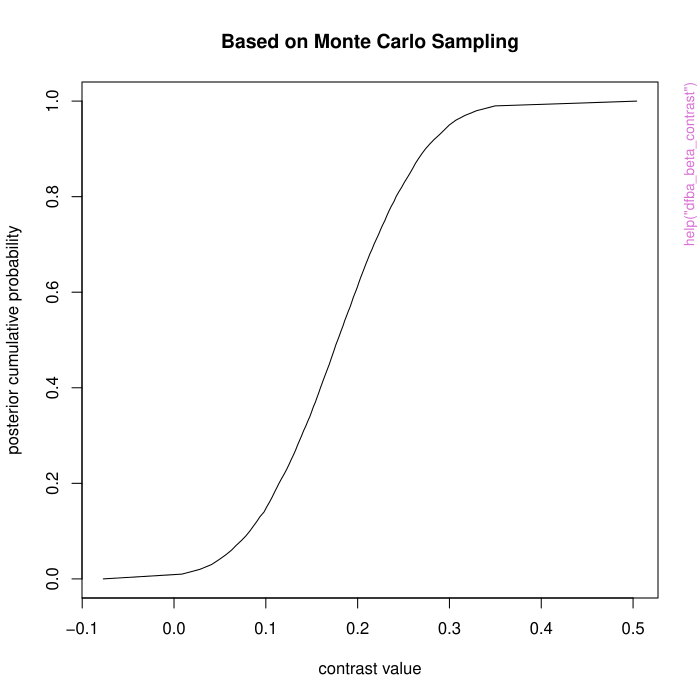

R code for this plot:
pkgname <- "DFBA"
source(file.path(R.home("share"), "R", "examples-header.R"))
options(warn = 1)
base::assign(".ExTimings", "DFBA-Ex.timings", pos = 'CheckExEnv')
base::cat("name\tuser\tsystem\telapsed\n", file=base::get(".ExTimings", pos = 'CheckExEnv'))
base::assign(".format_ptime",
function(x) {
  if(!is.na(x[4L])) x[1L] <- x[1L] + x[4L]
  if(!is.na(x[5L])) x[2L] <- x[2L] + x[5L]
  options(OutDec = '.')
  format(x[1L:3L], digits = 7L)
},
pos = 'CheckExEnv')

### * </HEADER>
library('DFBA')

base::assign(".oldSearch", base::search(), pos = 'CheckExEnv')
base::assign(".old_wd", base::getwd(), pos = 'CheckExEnv')
cleanEx()
nameEx("dfba_bayes_vs_t_power")
### * dfba_bayes_vs_t_power

flush(stderr()); flush(stdout())

base::assign(".ptime", proc.time(), pos = "CheckExEnv")
### Name: dfba_bayes_vs_t_power
### Title: Simulated Distribution-Free Bayesian Power and _t_ Power
### Aliases: dfba_bayes_vs_t_power

### ** Examples


# Examples for two data sets sampled from standard normal distributions with
# no blocking effect

dfba_bayes_vs_t_power(n_min = 40,
                      delta = .45,
                      model = "normal",
                      design = "paired")

dfba_bayes_vs_t_power(n_min = 40,
                      delta = .45,
                      model = "normal",
                      design = "independent")

# Examples with Weibull-distributed variates with no blocking effect

dfba_bayes_vs_t_power(n_min = 50,
                      delta = .45,
                      model = "weibull",
                      design ="paired")

dfba_bayes_vs_t_power(n_min = 50,
                      delta = .45,
                      model = "weibull",
                      design = "independent")

# Examples with Weibull-distributed variates with a blocking effect

dfba_bayes_vs_t_power(n_min = 50,
                      delta = .45,
                      model = "weibull",
                      design = "independent",
                      shape1 = .8,
                      shape2 = .8,
                      block.max = 2.3)

dfba_bayes_vs_t_power(n_min = 50,
                      delta = .45,
                      model = "weibull",
                      design = "paired",
                      shape1 = .8,
                      shape2 = .8,
                      block.max = 2.3)




base::assign(".dptime", (proc.time() - get(".ptime", pos = "CheckExEnv")), pos = "CheckExEnv")
base::cat("dfba_bayes_vs_t_power", base::get(".format_ptime", pos = 'CheckExEnv')(get(".dptime", pos = "CheckExEnv")), "\n", file=base::get(".ExTimings", pos = 'CheckExEnv'), append=TRUE, sep="\t")
cleanEx()
nameEx("dfba_beta_bayes_factor")
### * dfba_beta_bayes_factor

flush(stderr()); flush(stdout())

base::assign(".ptime", proc.time(), pos = "CheckExEnv")
### Name: dfba_beta_bayes_factor
### Title: Bayes Factor for Posterior Beta Distribution
### Aliases: dfba_beta_bayes_factor

### ** Examples

## Examples with the default uniform prior
dfba_beta_bayes_factor(a = 17,
                       b = 5,
                       method = "interval",
                       H0 = c(0, .5)
                       )
dfba_beta_bayes_factor(a = 377,
                       b = 123,
                       method = "point",
                       H0 = .75)

# An example with the Jeffreys prior
dfba_beta_bayes_factor(a = 377,
                       b = 123,
                       method = "point",
                       H0 = .75,
                       a0 = .5,
                       b0 = .5
                       )


dfba_beta_bayes_factor(a = 273,
                       b = 278,
                       method = "interval",
                       H0 = c(.4975,
                              .5025)
                       )




base::assign(".dptime", (proc.time() - get(".ptime", pos = "CheckExEnv")), pos = "CheckExEnv")
base::cat("dfba_beta_bayes_factor", base::get(".format_ptime", pos = 'CheckExEnv')(get(".dptime", pos = "CheckExEnv")), "\n", file=base::get(".ExTimings", pos = 'CheckExEnv'), append=TRUE, sep="\t")
cleanEx()
nameEx("dfba_beta_contrast")
### * dfba_beta_contrast

flush(stderr()); flush(stdout())

base::assign(".ptime", proc.time(), pos = "CheckExEnv")
### Name: dfba_beta_contrast
### Title: Bayesian Contrasts
### Aliases: dfba_beta_contrast

### ** Examples

## Suppose there are four conditions from a factorial design
# where the conditions labels are A1B1, A2B1, A1B2, and A2B2
# where the frequencies for success for the binomial variate are:
n1_vec <- c(22, 15, 13, 21)
# and the frequencies for failures per condition are:
n2_vec <- c(18, 25, 27, 19)
# Let us test the following three orthogonal contrasts
contrast.B1vsB2 <- c(.5, .5, -.5, -.5)
contrast.A1vsA2 <- c(.5, -.5, .5, -.5)
contrast.ABinter <- c(.5, -.5, -.5, .5)

dfba_beta_contrast(n1_vec = n1_vec,
                   n2_vec = n2_vec,
                   contrast_vec = contrast.B1vsB2)

dfba_beta_contrast(n1_vec,
                   n2_vec,
                   contrast_vec = contrast.A1vsA2)

dfba_beta_contrast(n1_vec,
                   n2_vec,
                   contrast_vec = contrast.ABinter)

# Plot the cumulative distribution for AB interaction
testABinteraction<-dfba_beta_contrast(n1_vec,
                                      n2_vec,
                                      contrast_vec = contrast.ABinter)
plot(testABinteraction)



base::assign(".dptime", (proc.time() - get(".ptime", pos = "CheckExEnv")), pos = "CheckExEnv")
base::cat("dfba_beta_contrast", base::get(".format_ptime", pos = 'CheckExEnv')(get(".dptime", pos = "CheckExEnv")), "\n", file=base::get(".ExTimings", pos = 'CheckExEnv'), append=TRUE, sep="\t")
cleanEx()
nameEx("dfba_beta_descriptive")
### * dfba_beta_descriptive

flush(stderr()); flush(stdout())

base::assign(".ptime", proc.time(), pos = "CheckExEnv")
### Name: dfba_beta_descriptive
### Title: Descriptive Statistics for a Beta Distribution
### Aliases: dfba_beta_descriptive

### ** Examples


dfba_beta_descriptive(a = 38,
                      b = 55)

dfba_beta_descriptive(38,
                      55,
                      prob_interval=.99)




base::assign(".dptime", (proc.time() - get(".ptime", pos = "CheckExEnv")), pos = "CheckExEnv")
base::cat("dfba_beta_descriptive", base::get(".format_ptime", pos = 'CheckExEnv')(get(".dptime", pos = "CheckExEnv")), "\n", file=base::get(".ExTimings", pos = 'CheckExEnv'), append=TRUE, sep="\t")
cleanEx()
nameEx("dfba_binomial")
### * dfba_binomial

flush(stderr()); flush(stdout())

base::assign(".ptime", proc.time(), pos = "CheckExEnv")
### Name: dfba_binomial
### Title: Bayesian Binomial Rate Parameter Inference
### Aliases: dfba_binomial

### ** Examples

# Example using defaults of a uniform prior and 95% interval estimates
dfba_binomial(n1 = 16,
              n2 = 2)

 # Example with the Jeffreys prior and 99% interval estimates
dfba_binomial(n1 = 16,
              n2 = 2,
              a0 = .5,
              b0 = .5,
              prob_interval = .99)




base::assign(".dptime", (proc.time() - get(".ptime", pos = "CheckExEnv")), pos = "CheckExEnv")
base::cat("dfba_binomial", base::get(".format_ptime", pos = 'CheckExEnv')(get(".dptime", pos = "CheckExEnv")), "\n", file=base::get(".ExTimings", pos = 'CheckExEnv'), append=TRUE, sep="\t")
cleanEx()
nameEx("dfba_bivariate_concordance")
### * dfba_bivariate_concordance

flush(stderr()); flush(stdout())

base::assign(".ptime", proc.time(), pos = "CheckExEnv")
### Name: dfba_bivariate_concordance
### Title: Bayesian Distribution-Free Correlation and Concordance
### Aliases: dfba_bivariate_concordance

### ** Examples

## Example from the 1961 study by Clark, Vandenberg, and Proctor of twins in
## Human Biology 33, 163-180.

maletwin1<-c(45, 40, 48, 42, 45, 44, 40, 37, 27, 45, 51, 44, 44, 29, 27, 48,
             33, 39, 47, 54, 32)

maletwin2<-c(37, 41, 50, 46, 31, 39, 37, 42, 27, 48, 49, 52, 27, 36, 29, 44,
             44, 43, 34, 48, 33)

dfba_bivariate_concordance(x = maletwin1,
         y = maletwin2)

## A goodness-of-fit example for a hypothetical case of fitting data in a
## yobs vector with prediction model

p = seq(.05,.95,.05)
ypred= 17.332 - (50.261*p) + (48.308*p^2)

# Note the coefficients in the ypred equation were found first via a
# polynomial regression

yobs<-c(19.805, 10.105, 9.396, 8.219, 6.110, 4.543, 5.864, 4.861, 6.136,
         5.789,  5.443, 5.548, 4.746, 6.484, 6.185, 6.202, 9.804, 9.332,
         14.408)

dfba_bivariate_concordance(x = yobs,
         y = ypred,
         fitting.parameters = 3)




base::assign(".dptime", (proc.time() - get(".ptime", pos = "CheckExEnv")), pos = "CheckExEnv")
base::cat("dfba_bivariate_concordance", base::get(".format_ptime", pos = 'CheckExEnv')(get(".dptime", pos = "CheckExEnv")), "\n", file=base::get(".ExTimings", pos = 'CheckExEnv'), append=TRUE, sep="\t")
cleanEx()
nameEx("dfba_gamma")
### * dfba_gamma

flush(stderr()); flush(stdout())

base::assign(".ptime", proc.time(), pos = "CheckExEnv")
### Name: dfba_gamma
### Title: Goodman-Kruskal Gamma
### Aliases: dfba_gamma

### ** Examples

# Example with matrix input
N <- matrix(c(38, 4, 5, 0, 6, 40, 1, 2, 4, 8, 20, 30),
            ncol = 4,
            byrow = TRUE)
colnames(N) <- c('C1', 'C2', 'C3', 'C4')
rownames(N) <- c('R1', 'R2', 'R3')
dfba_gamma(N)

# Sample problem with table input
T <- as.table(N)
dfba_gamma(T)



base::assign(".dptime", (proc.time() - get(".ptime", pos = "CheckExEnv")), pos = "CheckExEnv")
base::cat("dfba_gamma", base::get(".format_ptime", pos = 'CheckExEnv')(get(".dptime", pos = "CheckExEnv")), "\n", file=base::get(".ExTimings", pos = 'CheckExEnv'), append=TRUE, sep="\t")
cleanEx()
nameEx("dfba_mann_whitney")
### * dfba_mann_whitney

flush(stderr()); flush(stdout())

base::assign(".ptime", proc.time(), pos = "CheckExEnv")
### Name: dfba_mann_whitney
### Title: Independent Samples Test (Mann Whitney U)
### Aliases: dfba_mann_whitney

### ** Examples


# Examples with large n per group
# The data for each condition are presorted only for the user convenience if
# checking the U stats by hand

groupA <- c(43, 45, 47, 50, 54, 58, 60, 63, 69, 84, 85, 91, 99, 127, 130,
            147, 165, 175, 193, 228, 252, 276)
groupB <- c(0, 01, 02, 03, 05, 14, 15, 23, 23, 25, 27, 32, 57, 105, 115, 158,
            161, 181, 203, 290)

dfba_mann_whitney(E = groupA,
                  C = groupB)

# The following uses a Jeffreys prior instead of a default flat prior:
dfba_mann_whitney(E = groupA,
                  C = groupB,
                  a0 = .5,
                  b0 =.5)

# The following also uses a Jeffreys prior but the analysis reverses the
# variates:
dfba_mann_whitney(E =groupB,C=groupA,a0=.5,b0=.5)

# Notice that BF10 from the above analysis is 1/BF10 from the original order
# of the variates.

# The next analysis constructs 99% interval estimates with the Jeffreys
# prior.

dfba_mann_whitney(E = groupA,
                  C = groupB,
                  a0 = .5,
                  b0 = .5,
                  prob_interval=.99)

# The following forces a discrete approach with a flat prior for a case with
# large n:
dfba_mann_whitney(E=groupA,C=groupB,method="small")

#Examples with small n per group

groupC <- c(96.49, 96.78, 97.26, 98.85, 99.75, 100.14, 101.15, 101.39,
            102.58, 107.22, 107.70, 113.26)
groupD <- c(101.16, 102.09, 103.14, 104.70, 105.27, 108.22, 108.32, 108.51,
            109.88, 110.32, 110.55, 113.42)

S1ex<-dfba_mann_whitney(E = groupC, C = groupD)
S2ex<-dfba_mann_whitney(E = groupC, C = groupD, samples = 50000)
S3ex<-dfba_mann_whitney(E = groupC, C = groupD)

# Note that S1ex and S3ex are replication analyses for the discrete approach.
# The variabilty is due to the different outcomes from the Monte Carlo
# sampling.

# Plot output
plot(S1ex)
plot(S2ex,
     plot.prior = FALSE)





base::assign(".dptime", (proc.time() - get(".ptime", pos = "CheckExEnv")), pos = "CheckExEnv")
base::cat("dfba_mann_whitney", base::get(".format_ptime", pos = 'CheckExEnv')(get(".dptime", pos = "CheckExEnv")), "\n", file=base::get(".ExTimings", pos = 'CheckExEnv'), append=TRUE, sep="\t")
cleanEx()
nameEx("dfba_mcnemar")
### * dfba_mcnemar

flush(stderr()); flush(stdout())

base::assign(".ptime", proc.time(), pos = "CheckExEnv")
### Name: dfba_mcnemar
### Title: Bayesian Repeated-Measures McNemar Test for Change
### Aliases: dfba_mcnemar

### ** Examples

## Examples with default value for a0, b0 and prob_interval

dfba_mcnemar(n_01 = 17,
             n_10 = 2)

## Using the Jeffreys prior and .99 equal-tail interval

dfba_mcnemar(n_01 = 17,
             n_10 = 2,
             a0 = .5,
             b0 = .5,
             prob_interval = .99)




base::assign(".dptime", (proc.time() - get(".ptime", pos = "CheckExEnv")), pos = "CheckExEnv")
base::cat("dfba_mcnemar", base::get(".format_ptime", pos = 'CheckExEnv')(get(".dptime", pos = "CheckExEnv")), "\n", file=base::get(".ExTimings", pos = 'CheckExEnv'), append=TRUE, sep="\t")
cleanEx()
nameEx("dfba_median_test")
### * dfba_median_test

flush(stderr()); flush(stdout())

base::assign(".ptime", proc.time(), pos = "CheckExEnv")
### Name: dfba_median_test
### Title: Bayesian Median Test Description
### Aliases: dfba_median_test

### ** Examples


## Example with the default uniform prior
group1 <- c(12.90, 10.84, 22.67, 10.64, 10.67, 10.79, 13.55, 10.95, 12.19,
            12.76, 10.89, 11.02, 14.27, 13.98, 11.52, 13.49, 11.22, 15.07,
            15.74, 19.00)

group2 <- c(4.63, 58.64, 5.07, 4.66, 4.13, 3.92, 3.39, 3.57, 3.56, 3.39)

dfba_median_test(E = group1,
                 C = group2)

## Example with the Jeffreys prior
dfba_median_test(group1,
                 group2,
                 a0 = .5,
                 b0 = .5)




base::assign(".dptime", (proc.time() - get(".ptime", pos = "CheckExEnv")), pos = "CheckExEnv")
base::cat("dfba_median_test", base::get(".format_ptime", pos = 'CheckExEnv')(get(".dptime", pos = "CheckExEnv")), "\n", file=base::get(".ExTimings", pos = 'CheckExEnv'), append=TRUE, sep="\t")
cleanEx()
nameEx("dfba_power_curve")
### * dfba_power_curve

flush(stderr()); flush(stdout())

base::assign(".ptime", proc.time(), pos = "CheckExEnv")
### Name: dfba_power_curve
### Title: Power Curves
### Aliases: dfba_power_curve

### ** Examples


dfba_power_curve(n = 85,
                 model = "normal",
                 design = "independent")

dfba_power_curve(n = 85,
                 model = "normal",
                 design = "paired")

dfba_power_curve(n = 85,
                 model = "normal",
                 design = "paired",
                 delta.step = .03)

dfba_power_curve(n = 30,
                 model = "lognormal",
                 design = "independent",
                 delta.step = .06,
                 block.max = 3,
                 samples = 2500)

dfba_power_curve(n = 30,
                 model = "lognormal",
                 design = "paired",
                 delta.step =.06,
                 block.max = 3,
                 samples = 2500)

# Using the Jeffreys prior rather than default flat prior

dfba_power_curve(n = 30,
                 model = "lognormal",
                 design = "independent",
                 a0 = .5,
                 b0 = .5,
                 delta.step = .06,
                 block.max = 3,
                 samples = 2500)




base::assign(".dptime", (proc.time() - get(".ptime", pos = "CheckExEnv")), pos = "CheckExEnv")
base::cat("dfba_power_curve", base::get(".format_ptime", pos = 'CheckExEnv')(get(".dptime", pos = "CheckExEnv")), "\n", file=base::get(".ExTimings", pos = 'CheckExEnv'), append=TRUE, sep="\t")
cleanEx()
nameEx("dfba_sign_test")
### * dfba_sign_test

flush(stderr()); flush(stdout())

base::assign(".ptime", proc.time(), pos = "CheckExEnv")
### Name: dfba_sign_test
### Title: Bayesian Sign Test
### Aliases: dfba_sign_test

### ** Examples


measure_1 <- c(1.49, 0.64, 0.96, 2.34, 0.78, 1.29, 0.72, 1.52,
               0.62, 1.67, 1.19, 0.860)

measure_2 <- c(0.53, 0.55, 0.58, 0.97, 0.60, 0.22, 0.05, 13.14,
               0.63, 0.33, 0.91, 0.37)

dfba_sign_test(Y1 = measure_1,
               Y2 = measure_2)

dfba_sign_test(measure_1,
               measure_2,
               a0 = .5,
               b0 = .5,
               prob_interval = .99)




base::assign(".dptime", (proc.time() - get(".ptime", pos = "CheckExEnv")), pos = "CheckExEnv")
base::cat("dfba_sign_test", base::get(".format_ptime", pos = 'CheckExEnv')(get(".dptime", pos = "CheckExEnv")), "\n", file=base::get(".ExTimings", pos = 'CheckExEnv'), append=TRUE, sep="\t")
cleanEx()
nameEx("dfba_sim_data")
### * dfba_sim_data

flush(stderr()); flush(stdout())

base::assign(".ptime", proc.time(), pos = "CheckExEnv")
### Name: dfba_sim_data
### Title: Simulated Data Generator and Inferential Comparison
### Aliases: dfba_sim_data

### ** Examples


# Example of two paired normal distributions where the s.d. of the two
# conditions are 1 and 4.

dfba_sim_data(n = 50,
             model = "normal",
             design = "paired",
             delta = .4,
             shape1 = 1,
             shape2 = 4)

# Example of two independent Weibull variates with their shape parameters =.8
# and with a .25 offset

dfba_sim_data(n = 80,
              model = "weibull",
              design = "independent",
              delta = .25,
              shape1 = .8,
              shape2 = .8)

# Example of two independent Weibull variates with their shape
# parameters = .8 and with a .25 offset along with some block differences
# with the max block effect being 1.5

dfba_sim_data(n = 80,
             model = "weibull",
             design = "independent",
             delta = .25,
             shape1 = .8,
             shape2 = .8,
             block.max = 1.5)

# Example of two paired Cauchy variates with a .4 offset

dfba_sim_data(n = 50,
             model = "cauchy",
             design = "paired",
             delta = .4)
# Example of two paired Cauchy variates with a .4 offset where the Bayesian
# analysis uses the Jeffreys prior

dfba_sim_data(n = 50,
             a0 = .5,
             b0 = .5,
             model = "cauchy",
             design = "paired",
             delta=.4)




base::assign(".dptime", (proc.time() - get(".ptime", pos = "CheckExEnv")), pos = "CheckExEnv")
base::cat("dfba_sim_data", base::get(".format_ptime", pos = 'CheckExEnv')(get(".dptime", pos = "CheckExEnv")), "\n", file=base::get(".ExTimings", pos = 'CheckExEnv'), append=TRUE, sep="\t")
cleanEx()
nameEx("dfba_wilcoxon")
### * dfba_wilcoxon

flush(stderr()); flush(stdout())

base::assign(".ptime", proc.time(), pos = "CheckExEnv")
### Name: dfba_wilcoxon
### Title: Repeated-Measures Test (Wilcoxon Signed-Ranks Test)
### Aliases: dfba_wilcoxon

### ** Examples

## Examples with a small number of pairs
conditionA <- c(1.49, 0.64, 0.96, 2.34, 0.78, 1.29, 0.72, 1.52, 0.62, 1.67,
                1.19, 0.86)
conditionB <- c(0.53, 0.55, 0.58, 0.97, 0.60, 0.22, 0.05, 13.14, 0.63, 0.33,
                0.91, 0.37)

dfba_wilcoxon(Y1 = conditionA,
             Y2 = conditionB)

# Note the results for this method="small" analysis differs from
# the previously run. These differences are the differences from
# different Monte Carlo sampling

# Using the Jeffreys prior for the same two conditions.

dfba_wilcoxon(conditionA,
              conditionB,
              a0 = .5,
              b0 = .5)

# Using 99% interval estimates and with 50000 Monte Carlo samples per
# candidate phi_w

dfba_wilcoxon(conditionA,
              conditionB,
              prob_interval=.99,
              samples=50000)

# Examples with large sample size

E <- c(6.45, 5.65, 4.34, 5.92, 2.84, 13.06, 6.61, 5.47, 4.49, 6.39, 6.63,
       3.55, 3.76, 5.61, 7.45, 6.41, 10.16, 6.26, 8.46, 2.29, 3.16, 5.68,
       4.13, 2.94, 4.87, 4.44, 3.13, 8.87)

C <- c(2.89, 4.19, 3.22, 6.50, 3.10, 4.19, 5.13, 3.77, 2.71, 2.58, 7.59,
       2.68, 4.98, 2.35, 5.15, 8.46, 3.77, 8.83, 4.06, 2.50, 5.48, 2.80,
       8.89, 3.19, 9.36, 4.58, 2.94, 4.75)

       BW<-dfba_wilcoxon(Y1=E,Y2=C)
       BW
       plot(BW)

# Forcing the method="small" despite a sufficiently large n value

CW<-dfba_wilcoxon(Y1 = E,
                 Y2 = C,
                 method = "small")
CW
plot(CW)
plot(CW, plot.prior = FALSE)



base::assign(".dptime", (proc.time() - get(".ptime", pos = "CheckExEnv")), pos = "CheckExEnv")
base::cat("dfba_wilcoxon", base::get(".format_ptime", pos = 'CheckExEnv')(get(".dptime", pos = "CheckExEnv")), "\n", file=base::get(".ExTimings", pos = 'CheckExEnv'), append=TRUE, sep="\t")
### * <FOOTER>
###
cleanEx()
options(digits = 7L)
base::cat("Time elapsed: ", proc.time() - base::get("ptime", pos = 'CheckExEnv'),"\n")
grDevices::dev.off()
###
### Local variables: ***
### mode: outline-minor ***
### outline-regexp: "\\(> \\)?### [*]+" ***
### End: ***
quit('no')
